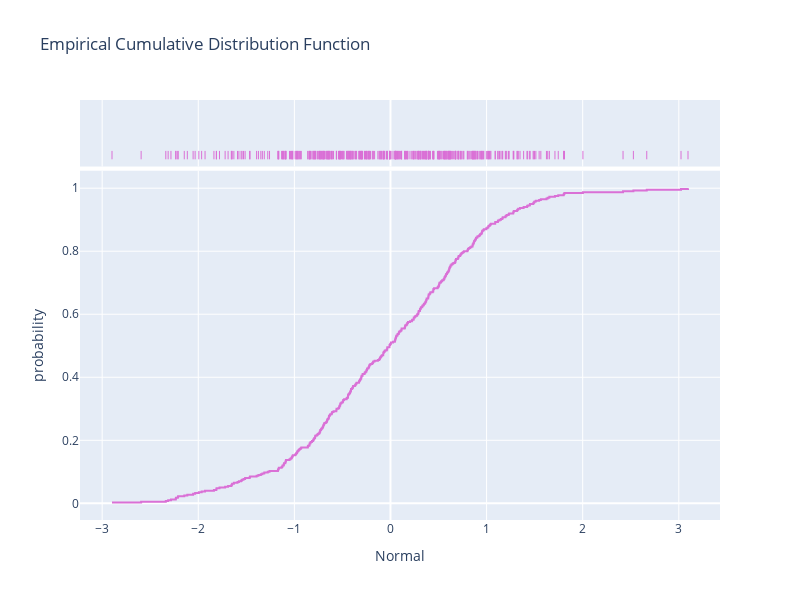

Notebook cell for this chart:
### Code cell
fig = px.ecdf(df, x ="Normal",
              marginal="rug",
              color_discrete_sequence=['orchid'],
              height = 600, width = 800,
              title="Empirical Cumulative Distribution Function")
fig.show()

### Figure 1 — Plotly figure (JSON) as saved in the notebook; plotly's stock layout.template omitted (floating-point values rounded to 4 significant figures; data arrays with more than 128 entries replaced by an {"elided": "..."} marker saying what was removed)
{"data": [{"hovertemplate": "Normal=%{x}<br>probability=%{y}<extra></extra>", "legendgroup": "", "line": {"dash": "solid", "shape": "hv"}, "marker": {"color": "orchid", "symbol": "circle"}, "mode": "lines", "name": "", "orientation": "v", "showlegend": false, "type": "scatter", "x": {"elided": "400 float values"}, "xaxis": "x", "y": {"elided": "400 float values"}, "yaxis": "y"}, {"alignmentgroup": "True", "boxpoints": "all", "fillcolor": "rgba(255,255,255,0)", "hoveron": "points", "hovertemplate": "Normal=%{x}<extra></extra>", "jitter": 0, "legendgroup": "", "line": {"color": "rgba(255,255,255,0)"}, "marker": {"color": "orchid", "symbol": "line-ns-open"}, "name": "", "offsetgroup": "", "showlegend": false, "type": "box", "x": {"elided": "400 float values"}, "xaxis": "x2", "yaxis": "y2"}], "layout": {"height": 600, "legend": {"tracegroupgap": 0}, "title": {"text": "Empirical Cumulative Distribution Function"}, "width": 800, "xaxis": {"anchor": "y", "domain": [0, 1], "title": {"text": "Normal"}}, "xaxis2": {"anchor": "y2", "domain": [0, 1], "matches": "x", "showgrid": true, "showticklabels": false}, "yaxis": {"anchor": "x", "domain": [0, 0.8316], "title": {"text": "probability"}}, "yaxis2": {"anchor": "x2", "domain": [0.8416, 1], "matches": "y2", "showgrid": false, "showline": false, "showticklabels": false, "ticks": ""}}}
